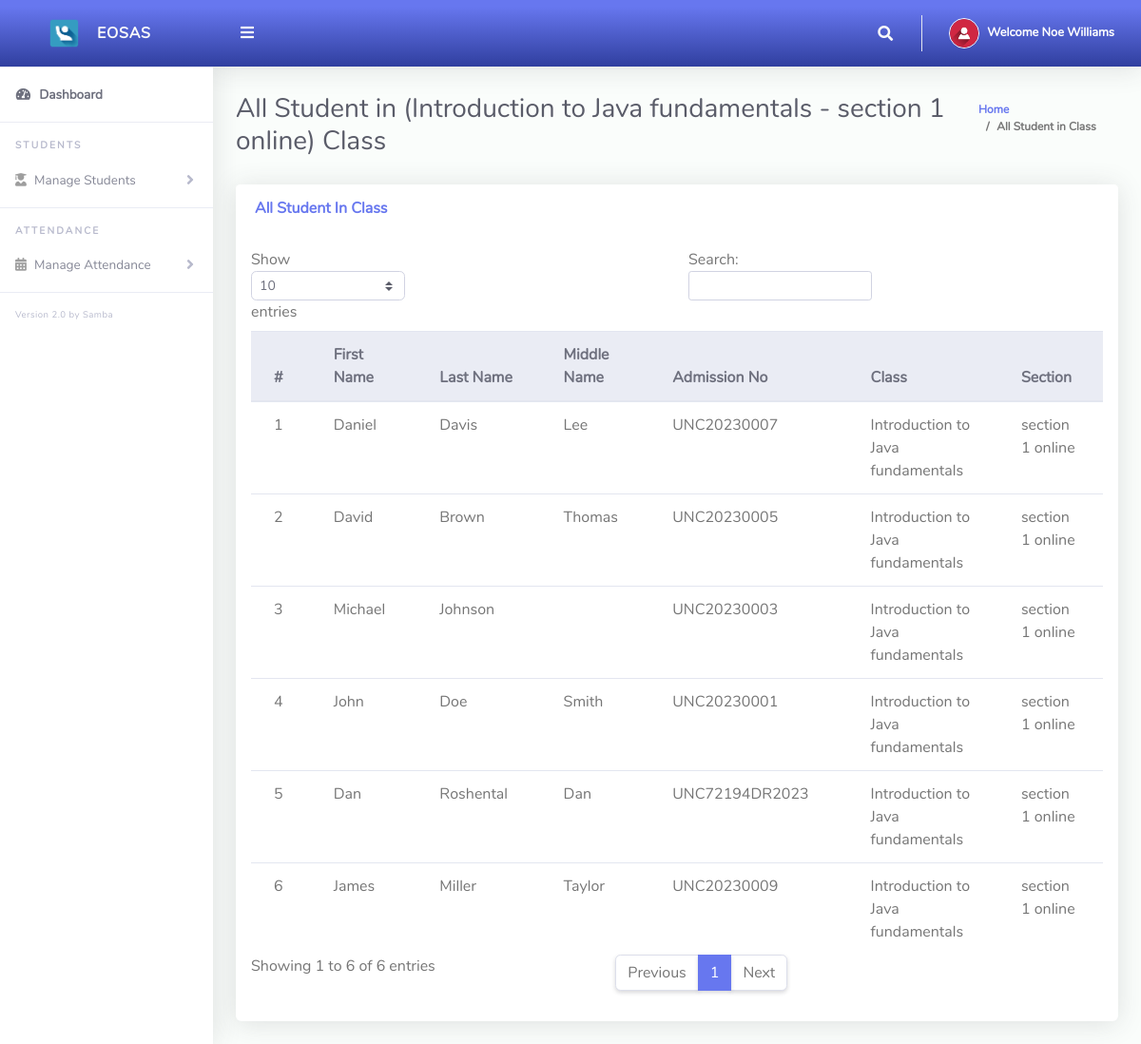
The page /ClassTeacher/viewStudents.php (signed in) on the database its author committed.
### tables this page shows
CREATE TABLE IF NOT EXISTS `tblclassteacher` (
  `Id` int(10) NOT NULL AUTO_INCREMENT,
  `firstName` varchar(255) NOT NULL,
  `lastName` varchar(255) NOT NULL,
  `emailAddress` varchar(255) NOT NULL,
  `password` varchar(255) NOT NULL,
  `phoneNo` varchar(50) NOT NULL,
  `classId` varchar(10) NOT NULL,
  `classArmId` varchar(10) NOT NULL,
  `dateCreated` varchar(50) NOT NULL,
  PRIMARY KEY (`Id`)
);

CREATE TABLE IF NOT EXISTS `tblstudents` (
  `Id` int(10) NOT NULL AUTO_INCREMENT,
  `firstName` varchar(255) NOT NULL,
  `lastName` varchar(255) NOT NULL,
  `otherName` varchar(255) NOT NULL,
  `admissionNumber` varchar(255) NOT NULL,
  `password` varchar(50) NOT NULL,
  `classId` varchar(10) NOT NULL,
  `classArmId` varchar(10) NOT NULL,
  `dateCreated` varchar(50) NOT NULL,
  PRIMARY KEY (`Id`)
);

CREATE TABLE IF NOT EXISTS `tblclass` (
  `Id` int(10) NOT NULL AUTO_INCREMENT,
  `className` varchar(255) NOT NULL,
  PRIMARY KEY (`Id`)
);

CREATE TABLE IF NOT EXISTS `tblclassarms` (
  `Id` int(10) NOT NULL AUTO_INCREMENT,
  `classId` varchar(10) NOT NULL,
  `classArmName` varchar(255) NOT NULL,
  `isAssigned` varchar(10) NOT NULL,
  PRIMARY KEY (`Id`)
);

### ClassTeacher/viewStudents.php (the view, shortened to what this page needs)
<?php
include '../Includes/dbcon.php';
$query = "SELECT tblclass.className,tblclassarms.classArmName
    FROM tblclassteacher
    INNER JOIN tblclass ON tblclass.Id = tblclassteacher.classId
    INNER JOIN tblclassarms ON tblclassarms.Id = tblclassteacher.classArmId
    Where tblclassteacher.Id = '$_SESSION[userId]'";
    $rs = $conn->query($query);
    $rrw = $rs->fetch_assoc();
?>
<!DOCTYPE html>
<html lang="en">
<head>
  <link href="../vendor/fontawesome-free/css/all.min.css" rel="stylesheet" type="text/css">
  <link href="../vendor/bootstrap/css/bootstrap.min.css" rel="stylesheet" type="text/css">
  <link href="css/ruang-admin.min.css" rel="stylesheet">
</head>
<body id="page-top">
  <div id="wrapper">
      <?php include "Includes/sidebar.php";?>
    <div id="content-wrapper" class="d-flex flex-column">
      <div id="content">
       <?php include "Includes/topbar.php";?>
        <div class="container-fluid" id="container-wrapper">
          <div class="d-sm-flex align-items-center justify-content-between mb-4">
            <h1 class="h3 mb-0 text-gray-800">All Student in (<?php echo $rrw['className'].' - '.$rrw['classArmName'];?>) Class</h1>
            <ol class="breadcrumb">
              <li class="breadcrumb-item"><a href="./">Home</a></li>
              <li class="breadcrumb-item active" aria-current="page">All Student in Class</li>
            </ol>
          </div>
          <div class="row">
            <div class="col-lg-12">
                 <div class="row">
              <div class="col-lg-12">
              <div class="card mb-4">
                <div class="card-header py-3 d-flex flex-row align-items-center justify-content-between">
                  <h6 class="m-0 font-weight-bold text-primary">All Student In Class</h6>
                </div>
                <div class="table-responsive p-3">
                  <table class="table align-items-center table-flush table-hover" id="dataTableHover">
                    <thead class="thead-light">
                      <tr>
                        <th>#</th>
                        <th>First Name</th>
                        <th>Last Name</th>
                        <th>Middle Name</th>
                        <th>Admission No</th>
                        <th>Class</th>
                        <th>Section</th>
                      </tr>
                    </thead>
                    <tbody>
                  <?php
                      $query = "SELECT tblstudents.Id,tblclass.className,tblclassarms.classArmName,tblclassarms.Id AS classArmId,tblstudents.firstName,
                      tblstudents.lastName,tblstudents.otherName,tblstudents.admissionNumber,tblstudents.dateCreated
                      FROM tblstudents
                      INNER JOIN tblclass ON tblclass.Id = tblstudents.classId
                      INNER JOIN tblclassarms ON tblclassarms.Id = tblstudents.classArmId
                      where tblstudents.classId = '$_SESSION[classId]' and tblstudents.classArmId = '$_SESSION[classArmId]'";
                      $rs = $conn->query($query);
                      $num = $rs->num_rows;
                      $sn=0;
                      if($num > 0)
                      {
                        while ($rows = $rs->fetch_assoc())
                          {
                             $sn = $sn + 1;
                            echo"
                              <tr>
                                <td>".$sn."</td>
                                <td>".$rows['firstName']."</td>
                                <td>".$rows['lastName']."</td>
                                <td>".$rows['otherName']."</td>
                                <td>".$rows['admissionNumber']."</td>
                                <td>".$rows['className']."</td>
                                <td>".$rows['classArmName']."</td>
                              </tr>";
                          }
                      }
                      else
                      {
                           echo
                           "<div class='alert alert-danger' role='alert'>
                            No Record Found!
                            </div>";
                      }
                      ?>
                    </tbody>
                  </table>
                </div>
              </div>
            </div>
            </div>
          </div>
        </div>
      </div>
    </div>
  </div>
</body>
</html>

### ClassTeacher/Includes/topbar.php (shortened to what this page needs)
<?php
  $query = "SELECT * FROM tblclassteacher WHERE Id = ".$_SESSION['userId']."";
  $rs = $conn->query($query);
  $rows = $rs->fetch_assoc();
  $fullName = $rows['firstName']." ".$rows['lastName'];;
?>
<nav class="navbar navbar-expand navbar-light bg-gradient-primary topbar mb-4 static-top">
          <button id="sidebarToggleTop" class="btn btn-link rounded-circle mr-3">
            <i class="fa fa-bars"></i>
          </button>
          <ul class="navbar-nav ml-auto">
            <li class="nav-item dropdown no-arrow">
              <a class="nav-link dropdown-toggle" href="#" id="searchDropdown" role="button" data-toggle="dropdown"
                aria-haspopup="true" aria-expanded="false">
                <i class="fas fa-search fa-fw"></i>
              </a>
            </li>
            <li class="nav-item dropdown no-arrow">
              <a class="nav-link dropdown-toggle" href="#" id="userDropdown" role="button" data-toggle="dropdown"
                aria-haspopup="true" aria-expanded="false">
                <img class="img-profile rounded-circle" src="img/user-icn.png" style="max-width: 60px">
                <span class="ml-2 d-none d-lg-inline text-white small"><b>Welcome <?php echo $fullName;?></b></span>
              </a>
            </li>
          </ul>
        </nav>

### rows shown on the page
tblclassteacher: fullName "Noe Williams"
tblstudents: firstName "Daniel", lastName "Davis", otherName "Lee", admissionNumber "UNC20230007", classId.className "Introduction to Java fundamentals", classArmId.classArmName "section 1 online"
tblstudents: firstName "David", lastName "Brown", otherName "Thomas", admissionNumber "UNC20230005", classId.className "Introduction to Java fundamentals", classArmId.classArmName "section 1 online"
tblstudents: firstName "Michael", lastName "Johnson", admissionNumber "UNC20230003", classId.className "Introduction to Java fundamentals", classArmId.classArmName "section 1 online"
tblstudents: firstName "John", lastName "Doe", otherName "Smith", admissionNumber "UNC20230001", classId.className "Introduction to Java fundamentals", classArmId.classArmName "section 1 online"
tblstudents: firstName "Dan", lastName "Roshental", otherName "Dan", admissionNumber "UNC72194DR2023", classId.className "Introduction to Java fundamentals", classArmId.classArmName "section 1 online"
tblstudents: firstName "James", lastName "Miller", otherName "Taylor", admissionNumber "UNC20230009", classId.className "Introduction to Java fundamentals", classArmId.classArmName "section 1 online"

### other values the page prints
$rrw['className'] "Introduction to Java fundamentals"
$rrw['classArmName'] "section 1 online"
